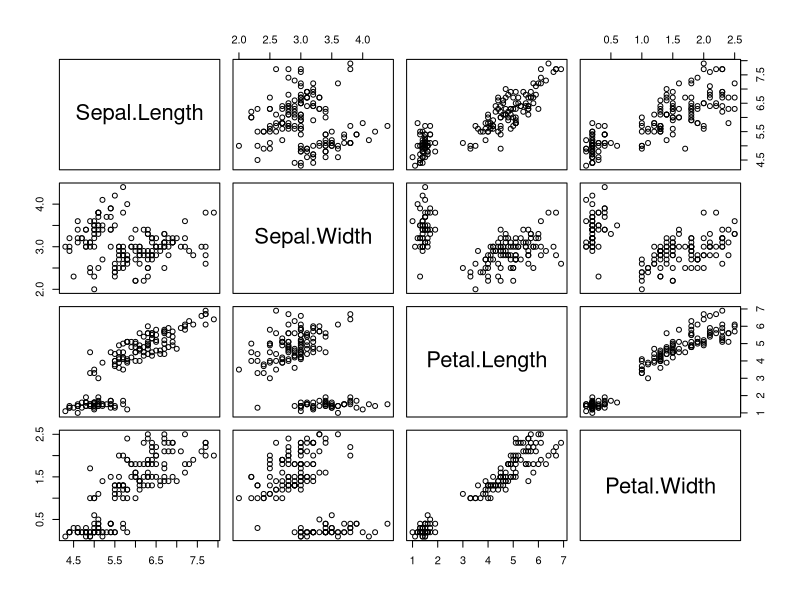
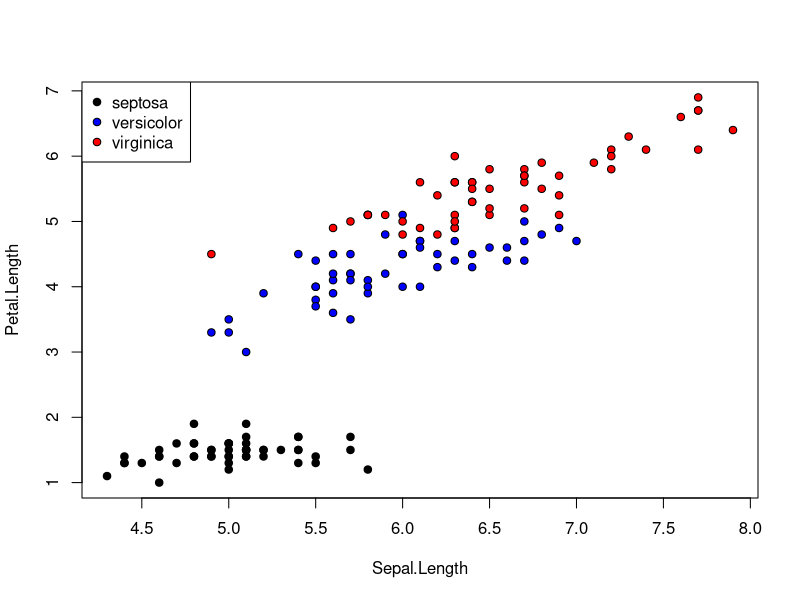
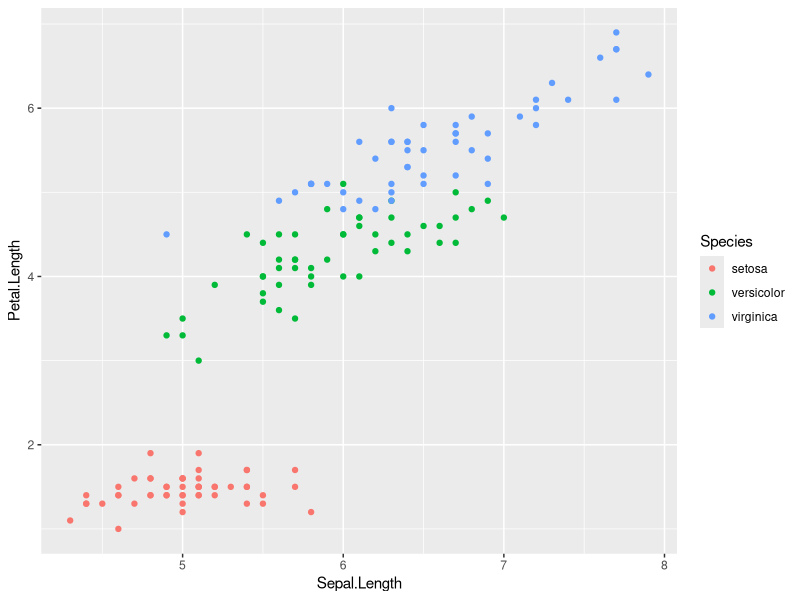
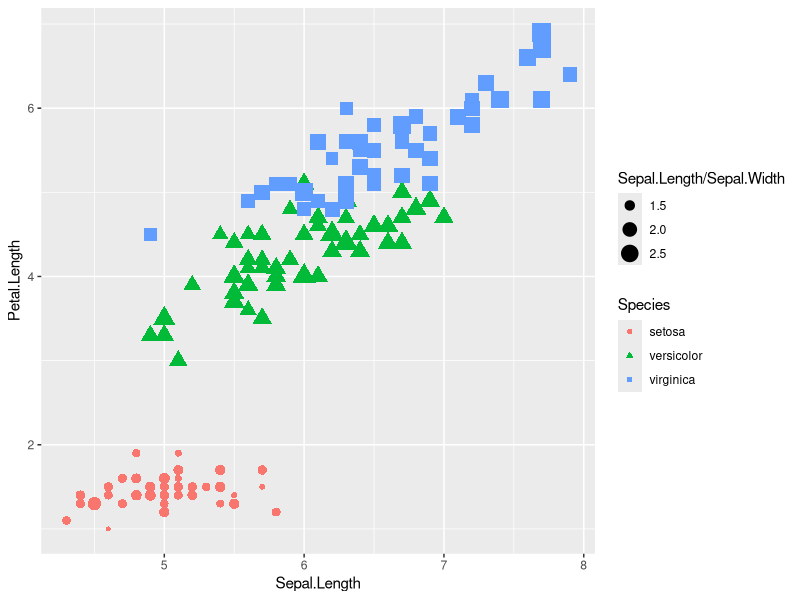
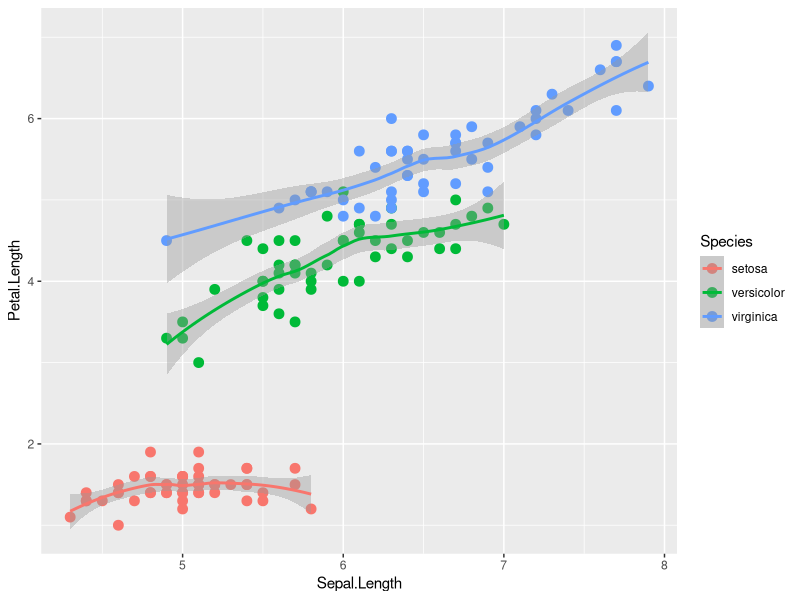
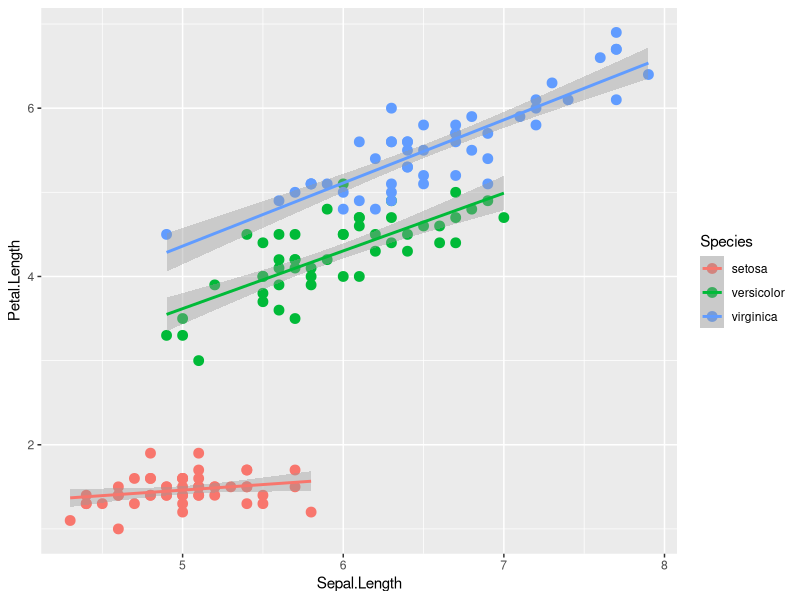
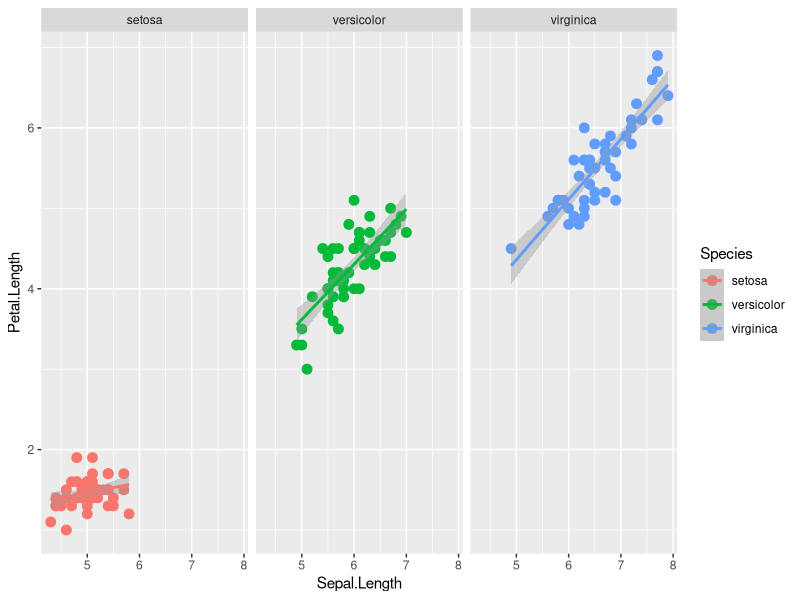
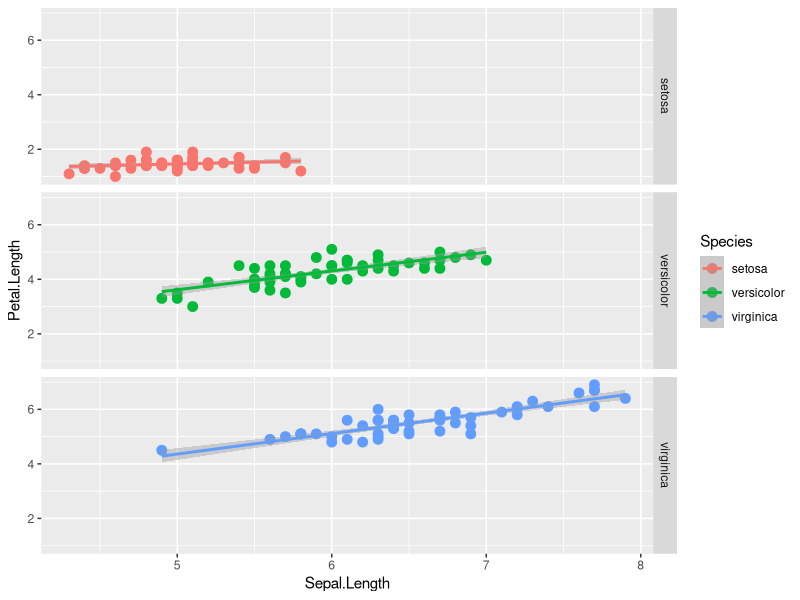

Generate these figures, in order, with R:
# ggplot2 EDA 
library(ggplot2)
head(iris)
pairs(iris[,1:4]) # pair plot 으로 전체 데이터의 분포를 간단하게 확인
attach(iris)

plot(Sepal.Length, Petal.Length, pch=c(21,21,21), bg=c("black", "blue", "red")[unclass(Species)])
legend('topleft', c('septosa','versicolor','virginica'), pch=c(21,21,21), pt.bg = c("black", "blue", "red"))
factor(Species)


# ggplot2 이용
myGraph <- ggplot(iris, aes(Sepal.Length, Petal.Length))+ geom_point()
# value 를 표시하기 위해, object type 을 골라서 geom_type() layer를 쌓아줌
myGraph <- ggplot(iris, aes(Sepal.Length, Petal.Length))+ geom_point(aes(color=Species))
print(myGraph)

# point size 는 가변적인 내용이므로 aes() 함수 안에 있음
graph <- ggplot(iris, aes(Sepal.Length, Petal.Length))+ geom_point(aes(color=Species, shape=Species, size=Sepal.Length/Sepal.Width))
print(graph)


# geom_smooth()는 데이터의 회귀라인을 추가
Graph <- myGraph + geom_point(aes(color=Species), size=3)+ geom_smooth(aes(color=Species)) 
print(Graph) # Loess lines

lm_graph <- myGraph + geom_point(aes(color=Species), size=3)+ geom_smooth(aes(color=Species), method = "lm") 
print(lm_graph) # line regression lines


### facet_grid()
graph <- ggplot(iris, aes(Sepal.Length, Petal.Length))
graph + geom_point(aes(color=Species), size=3)+ geom_smooth(aes(color=Species), method = "lm") + facet_grid(.~Species)

graph + geom_point(aes(color=Species), size=3)+ geom_smooth(aes(color=Species), method = "lm") + facet_grid(Species~.)


### histogram
graph <- ggplot(iris, aes(Sepal.Length))
graph + geom_histogram(alpha=0.7, color="red", fill="blue")

# density 선 추가
graph + geom_histogram(aes(y=..density..),alpha=0.7, color="red", fill="blue") + geom_density()

# facet_grid() 사용해서 Species 별로 각각 히스토그램 생성
graph + geom_histogram(aes(y=..density.., fill=Species),alpha=0.7) + geom_density(aes(color=Species))+ facet_grid(Species~.)

graph <- ggplot(iris, aes(Species,Sepal.Length, fill=Species))
graph + geom_boxplot()
graph + geom_boxplot() + geom_point()
graph + geom_boxplot() + geom_jitter() # 점들이 서로 겹치지 않게 random하게 뿌림



# 데이터 형변환 -> melt() 함수 사용
library(reshape2)
iris.melt <- melt(iris, id.var="Species")
head(iris.melt)

graph <- ggplot(iris.melt, aes(variable, value, fill=Species))
graph + geom_boxplot()

graph <- ggplot(iris.melt, aes(Species, value, fill=variable))
graph + geom_boxplot()


# bar_plot()

graph <- ggplot(iris.melt, aes(variable, value, color=Species, fill=Species))
graph <- graph + stat_summary(fun.y=mean, geom="bar", position = "dodge")
# Error bar를 그리기 위해서는 평균값과 편차값( lower, upper 모두)이 필요하다.
graph + stat_summary(fun.data = mean_cl_normal, position = position_dodge(width=0.9), geom="errorbar", width=0.3, color="black") +
  ggtitle(("IRIS data")) + xlab("Sepal/Petal") + ylab("Length/Width")

